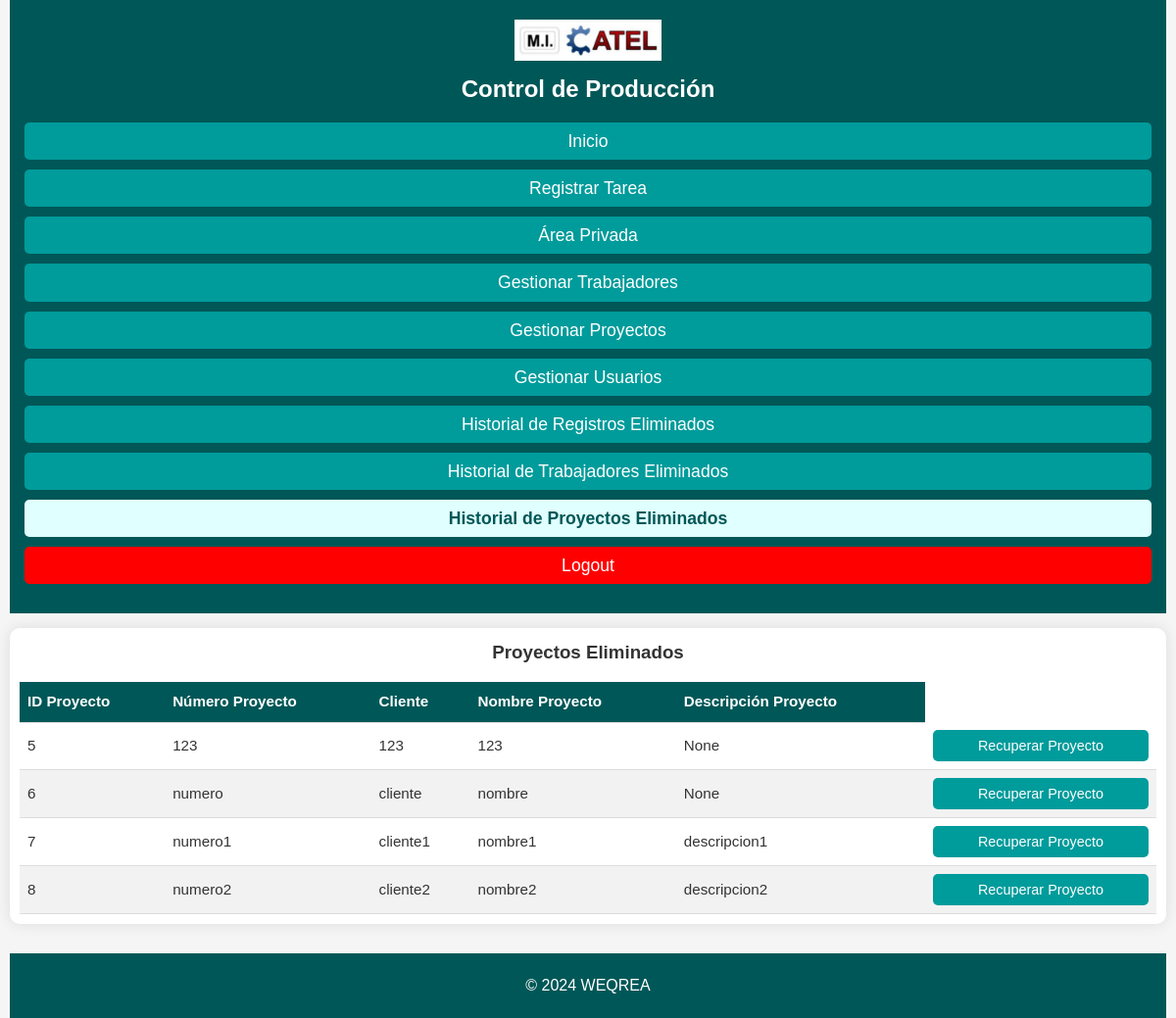
/historial_proyectos (signed in), run on an earlier commit of the app's database.
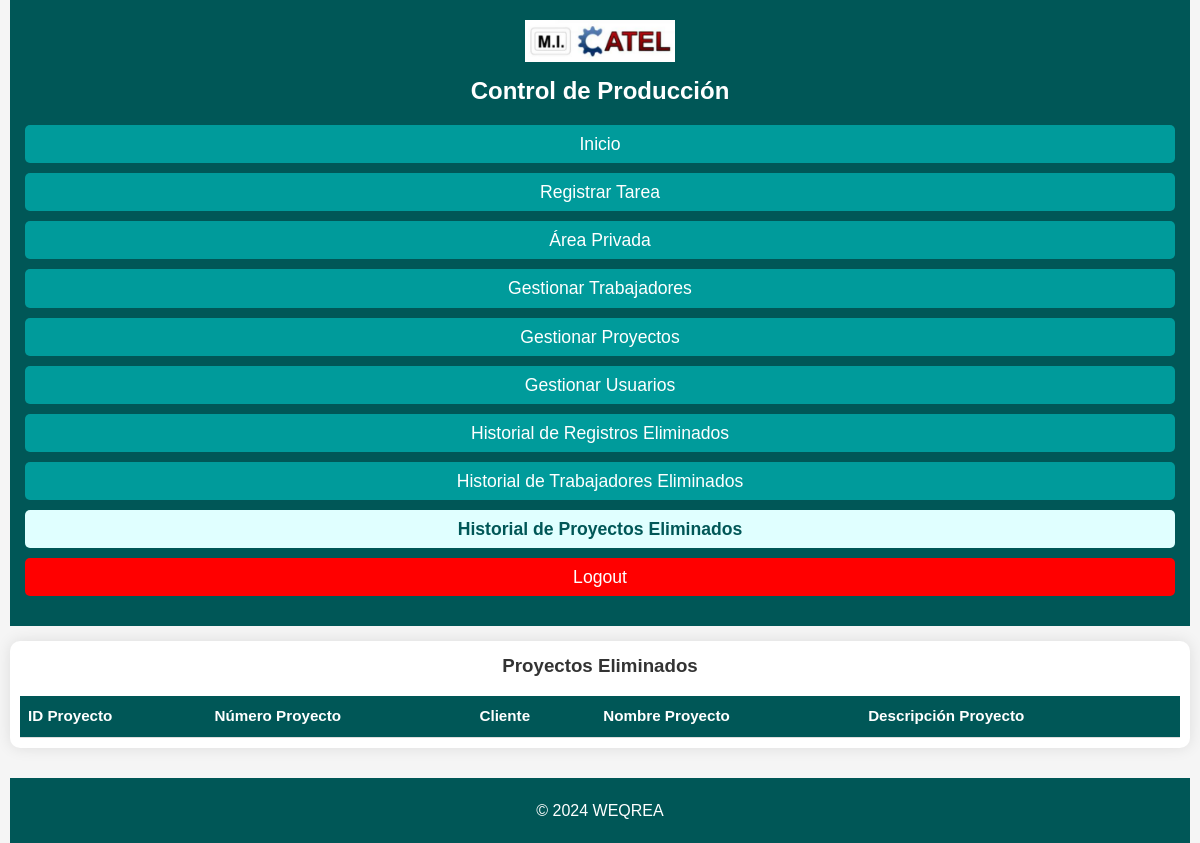
And on a later commit of the database.
### app/models.py (models this page shows)
class RegistroProyectos(db.Model):
    __tablename__ = 'registro_proyectos'
    ID_proyecto = db.Column(db.Integer, primary_key=True, autoincrement=True)
    numero_proyecto = db.Column(db.String, unique=True, nullable=False)
    cliente_proyecto = db.Column(db.String, nullable=False)
    nombre_proyecto = db.Column(db.String, nullable=False)
    descripcion_proyecto = db.Column(db.String)
    eliminado = db.Column(db.Boolean, default=False, nullable=False)  # Nueva columna

### app/routes.py (the view)
    @app.route('/historial_proyectos')
    @login_required
    @jefe_taller_required  # Solo el Jefe de Taller puede acceder
    def historial_proyectos():
        proyectos_eliminados = RegistroProyectos.query.filter_by(eliminado=True).all()
        return render_template('historial_proyectos.html', proyectos=proyectos_eliminados)

### app/routes.py (called while the page is built)
def login_required(f):
    @wraps(f)
    def decorated_function(*args, **kwargs):
        if 'usuario_id' not in session:
            flash('Debes iniciar sesión para acceder a esta página.', 'error')
            return redirect(url_for('login'))
        return f(*args, **kwargs)
    return decorated_function

def jefe_taller_required(f):
    @wraps(f)
    def decorated_function(*args, **kwargs):
        if 'rol' not in session or session['rol'] != 'jefe_taller':
            flash('No tienes permisos para acceder a esta página.', 'error')
            return redirect(url_for('home'))
        return f(*args, **kwargs)
    return decorated_function

### run.py (called while the page is built)
@app.before_request
def make_session_permanent():
    session.permanent = True

@app.after_request
def add_security_headers(response: Response):
    response.headers['X-Content-Type-Options'] = 'nosniff'
    return response

### app/templates/historial_proyectos.html (shortened to what this page needs)
{% extends 'base.html' %}
{% block content %}
<div class="table-container">
    <h3>Proyectos Eliminados</h3>
    <table>
        <thead>
            <tr>
                <th>ID Proyecto</th>
                <th>Número Proyecto</th>
                <th>Cliente</th>
                <th>Nombre Proyecto</th>
                <th>Descripción Proyecto</th>
            </tr>
        </thead>
        <tbody>
            {% for proyecto in proyectos %}
            <tr>
                <td>{{ proyecto.ID_proyecto }}</td>
                <td>{{ proyecto.numero_proyecto }}</td>
                <td>{{ proyecto.cliente_proyecto }}</td>
                <td>{{ proyecto.nombre_proyecto }}</td>
                <td>{{ proyecto.descripcion_proyecto }}</td>
                <td>
                    <form method="POST" action="{{ url_for('recuperar_proyecto', id=proyecto.ID_proyecto) }}" onsubmit="return confirm('¿Estás seguro de que deseas recuperar este proyecto?');">
                        <button type="submit">Recuperar Proyecto</button>
                    </form>
                </td>
            </tr>
            {% endfor %}
        </tbody>
    </table>
</div>
{% endblock %}

What changed in the data, as far as the page shows it:
removed RegistroProyectos: ID_proyecto "5", numero_proyecto "123", cliente_proyecto "123", nombre_proyecto "123", descripcion_proyecto "None"
removed RegistroProyectos: ID_proyecto "6", numero_proyecto "numero", cliente_proyecto "cliente", nombre_proyecto "nombre", descripcion_proyecto "None"
removed RegistroProyectos: ID_proyecto "7", numero_proyecto "numero1", cliente_proyecto "cliente1", nombre_proyecto "nombre1", descripcion_proyecto "descripcion1"
removed RegistroProyectos: ID_proyecto "8", numero_proyecto "numero2", cliente_proyecto "cliente2", nombre_proyecto "nombre2", descripcion_proyecto "descripcion2"
